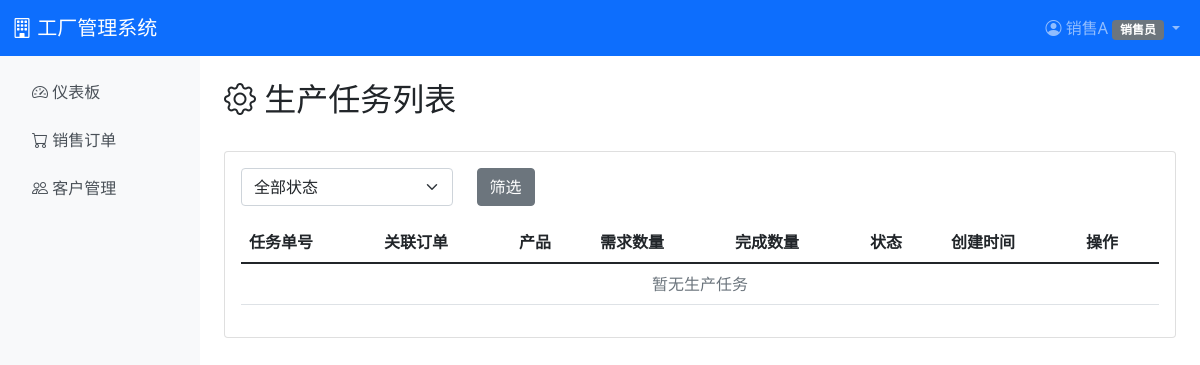
Page /production/tasks/ (signed in) on the earlier database version.
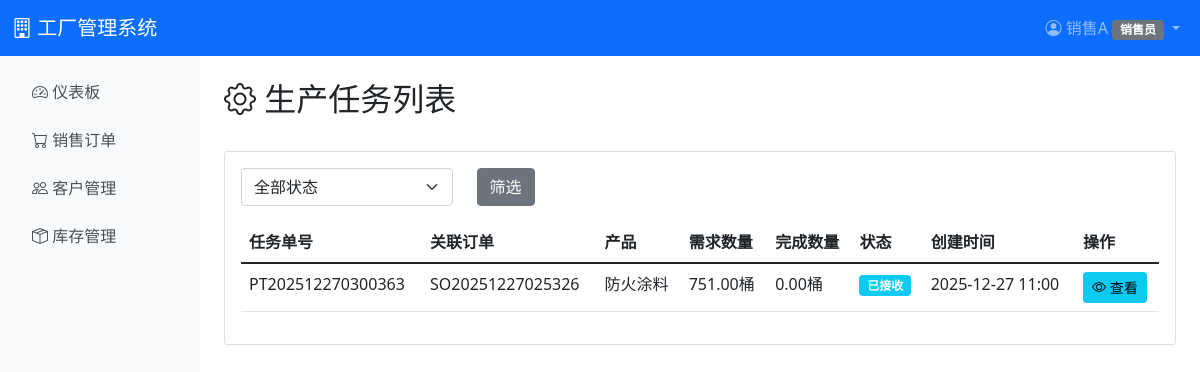
Same page on the later database version.
### production/models.py (models this page shows, shortened)
class ProductionTask(models.Model):
    STATUS_CHOICES = [
        ('pending', '待接收'),
        ('received', '已接收'),
        ('material_preparing', '备料中'),
        ('in_production', '生产中'),
        ('qc_checking', '质检中'),
        ('completed', '已完成'),
        ('cancelled', '已取消'),
    ]
    task_no = models.CharField(max_length=50, unique=True, verbose_name='任务单号')
    order = models.ForeignKey(SalesOrder, on_delete=models.CASCADE, related_name='production_tasks', verbose_name='关联订单')
    product = models.ForeignKey(Product, on_delete=models.PROTECT, verbose_name='产品')
    required_quantity = models.DecimalField(max_digits=10, decimal_places=2, validators=[MinValueValidator(0.01)], verbose_name='需求数量')
    completed_quantity = models.DecimalField(max_digits=10, decimal_places=2, default=0, verbose_name='完成数量')
    status = models.CharField(max_length=20, choices=STATUS_CHOICES, default='pending', verbose_name='状态')
    received_by = models.ForeignKey('auth.User', on_delete=models.SET_NULL, null=True, blank=True, related_name='received_tasks', verbose_name='接收人')
    received_at = models.DateTimeField(null=True, blank=True, verbose_name='接收时间')
    started_at = models.DateTimeField(null=True, blank=True, verbose_name='开始时间')
    completed_at = models.DateTimeField(null=True, blank=True, verbose_name='完成时间')
    remark = models.TextField(blank=True, verbose_name='备注')
    created_at = models.DateTimeField(auto_now_add=True, verbose_name='创建时间')
    updated_at = models.DateTimeField(auto_now=True, verbose_name='更新时间')
    class Meta:
        verbose_name = '生产任务单'
        verbose_name_plural = '生产任务单'
        ordering = ['-created_at']

### sales/models.py (models this page shows, shortened)
class SalesOrder(models.Model):
    STATUS_CHOICES = [
        ('pending', '待销售审批'),
        ('approved', '销售已审批'),
        ('warehouse_pending', '待库存审批'),
        ('warehouse_approved', '库存已审批'),
        ('rejected', '已退回'),
        ('in_production', '生产中'),
        ('ready_to_ship', '待发货'),
        ('shipped', '已发货'),
        ('completed', '已完成'),
        ('cancelled', '已取消'),
    ]
    order_no = models.CharField(max_length=50, unique=True, verbose_name='订单号')
    customer = models.ForeignKey(Customer, on_delete=models.PROTECT, verbose_name='客户')
    salesperson = models.ForeignKey('auth.User', on_delete=models.PROTECT, related_name='sales_orders', verbose_name='销售员')
    status = models.CharField(max_length=20, choices=STATUS_CHOICES, default='pending', verbose_name='状态')
    total_amount = models.DecimalField(max_digits=12, decimal_places=2, default=0, verbose_name='订单总额')
    reserve_inventory = models.BooleanField(default=False, verbose_name='预占库存')
    approved_by = models.ForeignKey('auth.User', on_delete=models.SET_NULL, null=True, blank=True, related_name='approved_orders', verbose_name='销售审批人')
    approved_at = models.DateTimeField(null=True, blank=True, verbose_name='销售审批时间')
    warehouse_approved_by = models.ForeignKey('auth.User', on_delete=models.SET_NULL, null=True, blank=True, related_name='warehouse_approved_orders', verbose_name='库存审批人')
    warehouse_approved_at = models.DateTimeField(null=True, blank=True, verbose_name='库存审批时间')
    rejected_by = models.ForeignKey('auth.User', on_delete=models.SET_NULL, null=True, blank=True, related_name='rejected_orders', verbose_name='退回人')
    rejected_at = models.DateTimeField(null=True, blank=True, verbose_name='退回时间')
    reject_reason = models.TextField(blank=True, verbose_name='退回原因')
    remark = models.TextField(blank=True, verbose_name='备注')
    created_at = models.DateTimeField(auto_now_add=True, verbose_name='创建时间')
    updated_at = models.DateTimeField(auto_now=True, verbose_name='更新时间')
    class Meta:
        verbose_name = '销售订单'
        verbose_name_plural = '销售订单'
        ordering = ['-created_at']

### inventory/models.py (models this page shows, shortened)
class Product(models.Model):
    sku = models.CharField(max_length=50, unique=True, verbose_name='SKU编码')
    name = models.CharField(max_length=200, verbose_name='产品名称')
    category = models.ForeignKey(ProductCategory, on_delete=models.PROTECT, null=True, blank=True, verbose_name='分类')
    specification = models.TextField(blank=True, verbose_name='规格说明')
    sale_price = models.DecimalField(max_digits=10, decimal_places=2, verbose_name='售价')
    safety_stock = models.DecimalField(max_digits=10, decimal_places=2, default=0, verbose_name='安全库存')
    unit = models.CharField(max_length=20, default='件', verbose_name='单位')
    created_at = models.DateTimeField(auto_now_add=True, verbose_name='创建时间')
    updated_at = models.DateTimeField(auto_now=True, verbose_name='更新时间')
    class Meta:
        verbose_name = '成品'
        verbose_name_plural = '成品'
        ordering = ['sku']

### production/views.py (the view)
# urls.py: path('tasks/', views.task_list, name='task_list'),
@login_required
@role_required('production', 'ceo')
def task_list(request):
    tasks = ProductionTask.objects.select_related('order', 'product').all()
    status_filter = request.GET.get('status', '')
    if status_filter:
        tasks = tasks.filter(status=status_filter)
    context = {
        'tasks': tasks,
        'status_filter': status_filter,
    }
    return render(request, 'production/task_list.html', context)

### accounts/models.py (called while the page is built)
    def has_permission(self, permission_code):
        if self.role == 'ceo':
            return True
        role_permissions = self.get_role_default_permissions()
        if permission_code in role_permissions:
            return True
        return self.permissions.filter(code=permission_code).exists()

### accounts/templatetags/permission_tags.py (called while the page is built)
@register.filter
def has_permission(user, permission_code):
    if not user or not user.is_authenticated:
        return False
    try:
        profile = user.profile
        return profile.has_permission(permission_code)
    except AttributeError:
        return False

### templates/production/task_list.html (shortened to what this page needs)
{% extends 'base.html' %}
{% block content %}
<div class="d-flex justify-content-between align-items-center mb-4">
    <h2><i class="bi bi-gear"></i> 生产任务列表</h2>
</div>
<div class="card">
    <div class="card-body">
        <form method="get" class="mb-3">
            <div class="row">
                <div class="col-md-3">
                    <select name="status" class="form-select">
                        <option value="">全部状态</option>
                    </select>
                </div>
                <div class="col-md-2">
                    <button type="submit" class="btn btn-secondary">筛选</button>
                </div>
            </div>
        </form>
        <div class="table-responsive">
            <table class="table table-hover">
                <thead>
                    <tr>
                        <th>任务单号</th>
                        <th>关联订单</th>
                        <th>产品</th>
                        <th>需求数量</th>
                        <th>完成数量</th>
                        <th>状态</th>
                        <th>创建时间</th>
                        <th>操作</th>
                    </tr>
                </thead>
                <tbody>
                    {% for task in tasks %}
                    <tr>
                        <td>{{ task.task_no }}</td>
                        <td>{{ task.order.order_no }}</td>
                        <td>{{ task.product.name }}</td>
                        <td>{{ task.required_quantity }}{{ task.product.unit }}</td>
                        <td>{{ task.completed_quantity }}{{ task.product.unit }}</td>
                        <td>
                            {% if task.status == 'pending' %}
                            <span class="badge bg-secondary">待接收</span>
                            {% elif task.status == 'received' %}
                            <span class="badge bg-info">已接收</span>
                            {% elif task.status == 'material_preparing' %}
                            <span class="badge bg-warning">备料中</span>
                            {% elif task.status == 'in_production' %}
                            <span class="badge bg-primary">生产中</span>
                            {% elif task.status == 'qc_checking' %}
                            <span class="badge bg-info">质检中</span>
                            {% elif task.status == 'completed' %}
                            <span class="badge bg-success">已完成</span>
                            {% endif %}
                        </td>
                        <td>{{ task.created_at|date:"Y-m-d H:i" }}</td>
                        <td>
                            <a href="{% url 'production:task_detail' task.pk %}" class="btn btn-sm btn-info">
                                <i class="bi bi-eye"></i> 查看
                            </a>
                        </td>
                    </tr>
                    {% empty %}
                    <tr>
                        <td colspan="8" class="text-center text-muted">暂无生产任务</td>
                    </tr>
                    {% endfor %}
                </tbody>
            </table>
        </div>
    </div>
</div>
{% endblock %}

### templates/base.html (shortened to what this page needs)
{% load permission_tags %}
<!DOCTYPE html>
<html lang="zh-CN">
<head>
    <link href="https://cdn.jsdelivr.net/npm/bootstrap@5.1.3/dist/css/bootstrap.min.css" rel="stylesheet">
    <link rel="stylesheet" href="https://cdn.jsdelivr.net/npm/bootstrap-icons@1.8.1/font/bootstrap-icons.css">
</head>
<body>
    <nav class="navbar navbar-expand-lg navbar-dark bg-primary">
        <div class="container-fluid">
            <a class="navbar-brand" href="{% url 'dashboard' %}">
                <i class="bi bi-building"></i> 工厂管理系统
            </a>
            <div class="collapse navbar-collapse" id="navbarNav">
                <ul class="navbar-nav ms-auto">
                    {% if user.is_authenticated %}
                    <li class="nav-item dropdown">
                        <a class="nav-link dropdown-toggle" href="#" id="navbarDropdown" role="button" data-bs-toggle="dropdown">
                            <i class="bi bi-person-circle"></i> {{ user.username }}
                            {% if user.profile %}
                            <span class="badge bg-secondary">{{ user.profile.get_role_display }}</span>
                            {% endif %}
                        </a>
                    </li>
                    {% else %}
                    <li class="nav-item">
                        <a class="nav-link" href="{% url 'login' %}">登录</a>
                    </li>
                    {% endif %}
                </ul>
            </div>
        </div>
    </nav>
    {% if user.is_authenticated %}
    <div class="container-fluid">
        <div class="row">
            <nav class="col-md-2 sidebar p-3">
                <ul class="nav flex-column">
                    <li class="nav-item mb-2">
                        <a class="nav-link {% if request.resolver_match.url_name == 'dashboard' %}active{% endif %}" href="{% url 'dashboard' %}">
                            <i class="bi bi-speedometer2"></i> 仪表板
                        </a>
                    </li>
                    {% if user.profile.role == 'sales' or user.profile.role == 'sales_mgr' or user.profile.role == 'warehouse' or user.profile.role == 'ceo' or user|has_permission:'sales.order.view' %}
                    <li class="nav-item mb-2">
                        <a class="nav-link {% if 'sales' in request.path %}active{% endif %}" href="{% url 'sales:order_list' %}">
                            <i class="bi bi-cart"></i> 销售订单
                        </a>
                    </li>
                    {% endif %}
                    {% if user.profile.role == 'sales' or user.profile.role == 'sales_mgr' or user.profile.role == 'ceo' or user|has_permission:'inventory.customer.view' %}
                    <li class="nav-item mb-2">
                        <a class="nav-link {% if 'customers' in request.path %}active{% endif %}" href="{% url 'inventory:customer_list' %}">
                            <i class="bi bi-people"></i> 客户管理
                        </a>
                    </li>
                    {% endif %}
                    {% if user.profile.role == 'warehouse' or user.profile.role == 'production' or user.profile.role == 'ceo' or user|has_permission:'inventory.view' or user|has_permission:'inventory.view_product' %}
                    <li class="nav-item mb-2">
                        <a class="nav-link {% if 'inventory' in request.path %}active{% endif %}" href="{% url 'inventory:inventory_list' %}">
                            <i class="bi bi-box-seam"></i> 库存管理
                        </a>
                    </li>
                    {% endif %}
                </ul>
            </nav>
            <main class="col-md-10 p-4">
    {% else %}
    <div class="container mt-5">
    {% endif %}
        {% block content %}{% endblock %}
    {% if user.is_authenticated %}
            </main>
        </div>
    </div>
    {% else %}
    </div>
    {% endif %}
</body>
</html>

Differences in the rows shown:
added ProductionTask: task_no "PT202512270300363", order.order_no "SO20251227025326", product.name "防火涂料", required_quantity "751.00", product.unit "桶", completed_quantity "0.00", status "已接收", created_at "2025-12-27 11:00"
Other differences:
text no longer shown: "暂无生产任务"
text now shown: "库存管理"
